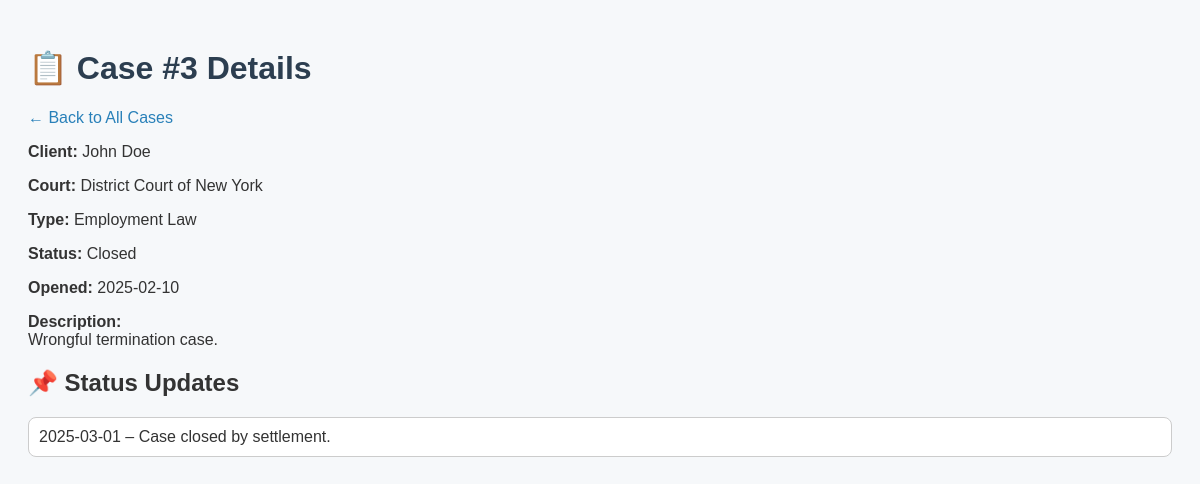
Page /case/3 on the committed database.
### tables this page shows
CREATE TABLE Cases (
    case_id INTEGER PRIMARY KEY AUTOINCREMENT,
    client_id INTEGER,
    court_id INTEGER,
    case_type TEXT,
    description TEXT,
    status TEXT,
    opened_date DATE,
    FOREIGN KEY (client_id) REFERENCES Clients(client_id),
    FOREIGN KEY (court_id) REFERENCES Courts(court_id)
);

CREATE TABLE Clients (
    client_id INTEGER PRIMARY KEY AUTOINCREMENT,
    name TEXT NOT NULL,
    email TEXT,
    phone TEXT
);

CREATE TABLE Courts (
    court_id INTEGER PRIMARY KEY AUTOINCREMENT,
    court_name TEXT NOT NULL,
    location TEXT
);

CREATE TABLE StatusUpdates (
    update_id INTEGER PRIMARY KEY AUTOINCREMENT,
    case_id INTEGER,
    update_date DATE,
    status_detail TEXT,
    FOREIGN KEY (case_id) REFERENCES Cases(case_id)
);

### app.py (the view)
@app.route('/case/<int:case_id>')
def case_detail(case_id):
    conn = connect_db()
    cur = conn.cursor()
    cur.execute("""
        SELECT c.case_id, cl.name, ct.court_name, c.case_type, c.description, c.status, c.opened_date
        FROM Cases c
        JOIN Clients cl ON c.client_id = cl.client_id
        JOIN Courts ct ON c.court_id = ct.court_id
        WHERE c.case_id = ?
    """, (case_id,))
    case = cur.fetchone()
    cur.execute("""
        SELECT update_date, status_detail
        FROM StatusUpdates
        WHERE case_id = ?
        ORDER BY update_date DESC
    """, (case_id,))
    updates = cur.fetchall()
    conn.close()
    return render_template('case_detail.html', case=case, updates=updates)

### app.py (called while the page is built)
def connect_db():
    return sqlite3.connect("lawyer_cases.db")

### templates/case_detail.html (shortened to what this page needs)
<!DOCTYPE html>
<html>
<head>
    <link rel="stylesheet" href="{{ url_for('static', filename='style.css') }}">
</head>
<body>
    <h1>📋 Case #{{ case[0] }} Details</h1>
    <a href="/">← Back to All Cases</a>
    <p><strong>Client:</strong> {{ case[1] }}</p>
    <p><strong>Court:</strong> {{ case[2] }}</p>
    <p><strong>Type:</strong> {{ case[3] }}</p>
    <p><strong>Status:</strong> {{ case[5] }}</p>
    <p><strong>Opened:</strong> {{ case[6] }}</p>
    <p><strong>Description:</strong><br>{{ case[4] }}</p>
    <h2>📌 Status Updates</h2>
    {% if updates %}
        <ul>
        {% for update in updates %}
            <li>{{ update[0] }} – {{ update[1] }}</li>
        {% endfor %}
        </ul>
    {% else %}
        <p>No updates yet.</p>
    {% endif %}
</body>
</html>

### static/style.css (style rules this page uses)
body { font-family: Arial, sans-serif; background-color: #f6f8fa; padding: 20px; color: #333; }
h1 { color: #2c3e50; }
a { text-decoration: none; color: #2980b9; margin-right: 15px; }
ul { list-style-type: none; padding: 0; }
li { background-color: white; border: 1px solid #ccc; padding: 10px; margin-bottom: 10px; border-radius: 8px; }

### rows in the picture
Cases: case_id "3", case_type "Employment Law", status "Closed", opened_date "2025-02-10", description "Wrongful termination case."
Clients: name "John Doe"
Courts: court_name "District Court of New York"
StatusUpdates: update_date "2025-03-01", status_detail "Case closed by settlement."
